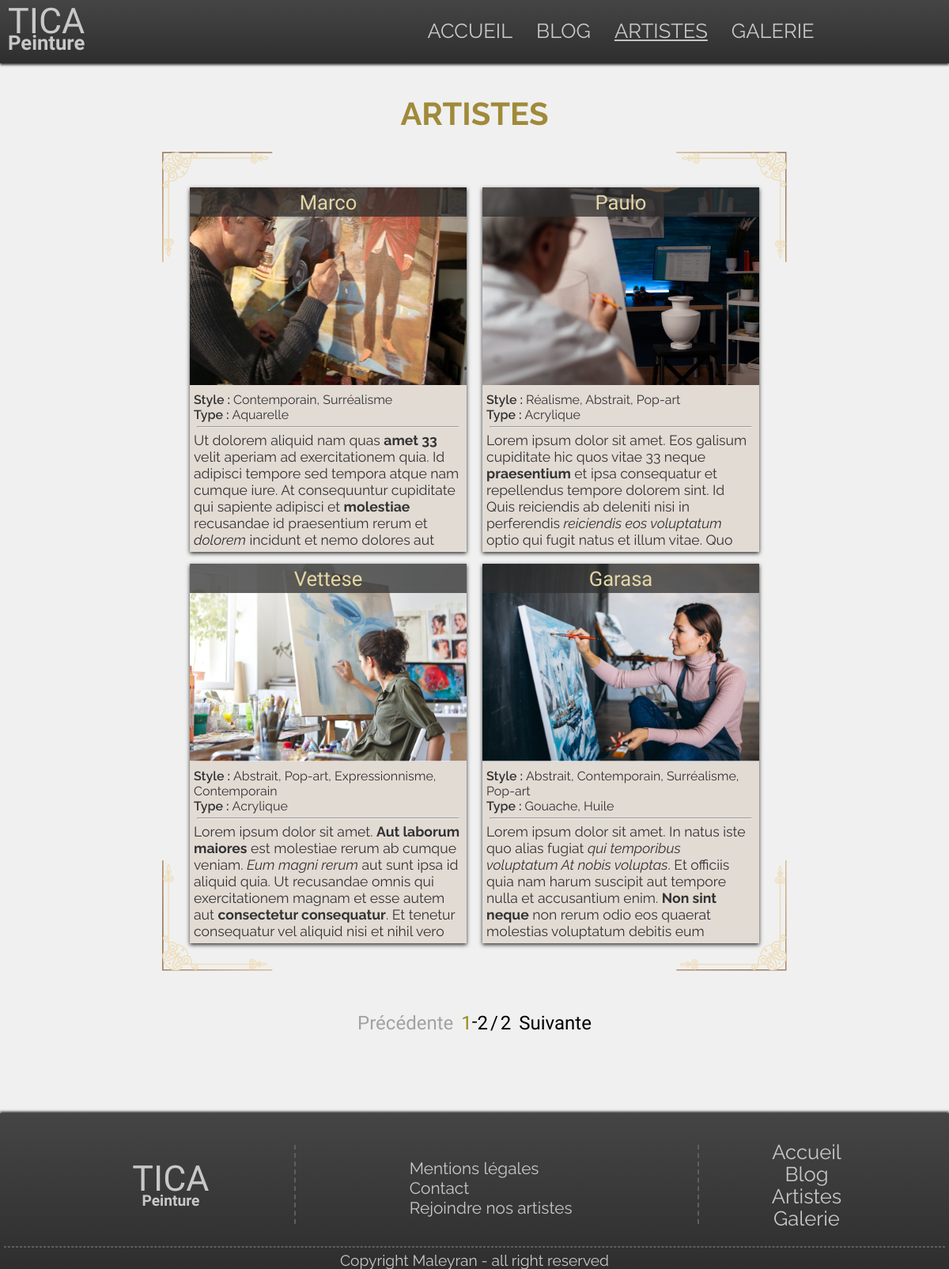
/index.php?action=artistes, run on the app's committed database.
### tables this page shows
CREATE TABLE `painters` (
  `id` int(11) NOT NULL,
  `name` varchar(255) NOT NULL,
  `photo-url` varchar(255) NOT NULL,
  `Content` longtext NOT NULL
);

### app/Controllers/PainterController.php (called while the page is built, shortened)
<?php
class PainterController
{
    function paintersViewFront($currentPage)
    {
        $paintersData = new \Projet\Models\PainterModel();
        $pagination = new \Projet\Helpers\Pagination();
        $parPage = 4;
        $nbTotal = $paintersData->getPaintersTotal();
        $first = $pagination->paginate($parPage, $currentPage);
        $pages = $pagination->nbPagesTotal($nbTotal[0], $parPage);
        $painters = $paintersData->getPaintersInfosFront($first, $parPage);
        $styles = $paintersData->getAllStyles();
        $types = $paintersData->getAllTypes();
        require 'app/Views/Front/artistes.php';
    }
}

### app/Models/PainterModel.php (called while the page is built, shortened)
<?php
class PainterModel extends Manager
{
    public function getPaintersInfosFront($first, $parPage)
    {
        $bdd = $this->dbConnection();
        $data = $bdd->prepare('SELECT id, name,`photo-url`, content FROM painters ORDER BY id DESC LIMIT :premier, :parpage');
        $data->bindValue('premier', $first, PDO::PARAM_INT);
        $data->bindValue('parpage', $parPage, PDO::PARAM_INT);
        $data->execute();
        return $data->fetchAll();
    }
    public function getPaintersTotal()
    {
        $bdd = $this->dbConnection();
        $data = $bdd->query('SELECT COUNT(id) as nbpainters FROM painters');
        return $data->fetch();
    }
    public function getAllStyles()
    {
        $bdd = $this->dbConnection();
        $data = $bdd->query("SELECT GROUP_CONCAT(styles.name SEPARATOR ', ') as namestyle, painters.id FROM painters, styles, painterstyle
                            WHERE styles.id = painterstyle.idstyle AND painters.id = painterstyle.idpainter GROUP BY painters.id");
        return $data->fetchAll();
    }
    public function getAllTypes()
    {
        $bdd = $this->dbConnection();
        $data = $bdd->query("SELECT GROUP_CONCAT(DISTINCT types.name SEPARATOR ', ') as name, painters.id as id FROM types, painters, paints
                            WHERE types.id = paints.PaintsType AND paints.PaintsPainters = painters.id GROUP BY painters.id");
        return $data->fetchAll();
    }
}

### app/Helpers/Pagination.php (called while the page is built, shortened)
<?php
class Pagination {
    public function nbPagesTotal($nbTotal, $parPage)
    {
        return ceil($nbTotal / $parPage);
    }
}

### app/Views/Front/artistes.php (the view, shortened to what this page needs)
<?php
require_once 'app/Views/Front/header.php';
?>
<main class="container pagepadding-top">
    <h1 class="uppercase text-center">artistes</h1>
    <section class="flex-painter">
    <?php foreach($painters as $painter) { ?>
        <article class="card-painter">
            <a href="index.php?action=artiste&id=<?= $painter['id'] ?>">
            <img src="<?= $painter['photo-url'] ?>" alt="<?= $painter['name'] ?>">
            <p class="name-painter"><?= $painter['name'] ?></p>
            <div class="infos-painter">
                <div>
                    <p><span>Style : </span><?php foreach($styles as $style) {
                        if($style['id'] == $painter['id']) {
                        echo $style['namestyle'];
                        }
                    } ?></p>
                    <p><span>Type : </span><?php foreach($types as $type) {
                        if($type['id'] == $painter['id']) {
                        echo $type['name'];
                        }
                    } ?></p>
                </div>
            </div>
            <div class="infos-painter-desc">
                <hr>
                <?= $painter['content'] ?>
            </div>
            </a>
        </article>
    <?php } ?>
        </section>
        <nav>
        <ul class="pagination">
                <li class="page-item">
                <?php if($currentPage == 1) { ?>
                    <a class="page-item-dis">Précédente</a>
                <?php } else { ?>
                    <a href="index.php?action=artistes&page=<?= $currentPage - 1 ?>" class="page-link">Précédente</a>
                    <?php } ?>
                </li>
                <?php for($page = 1; $page <= $pages; $page++): ?>
                <li class="page-item <?= ($currentPage == $page) ? "active_page" : "" ?> numberPage">
                    <a href="index.php?action=artistes&page=<?= $page ?>" class="page-link"><?= $page ?></a>
                </li>
                <?php if($page != $pages) { ?>
                    <span>-</span>
                <?php } ?>
                <?php endfor ?>
                <?php if($pages > 1) { ?>
                <span class="lastpage">/</span>
                <li class="page-item numberPage">
                <a href="index.php?action=artistes&page=<?= $pages ?>" class="page-link"><?=$pages?></a>
                <?php } ?>
                <li class="page-item">
                <?php if($currentPage == $pages) { ?>
                    <a class="page-item-dis">Suivante</a>
                    <?php } else { ?>
                    <a href="index.php?action=artistes&page=<?= $currentPage + 1 ?>" class="page-link">Suivante</a>
                    <?php } ?>
                </li>
            </ul>
        </nav>
</main>
<?php
require_once 'app/Views/Front/footer.php'
?>

### app/Public/Front/css/style.css (style rules this page uses)
* { margin: 0; padding: 0; }
body { font-family: 'Raleway', sans-serif; font-size: 1.4rem; background-color: #F0F0F0; }
.container { max-width: 1200px; margin: 0 auto; }
.pagepadding-top { padding-top: 120px; }
.text-center { text-align: center; }
a { text-decoration: none; color: #c8c8c8; }
h1 { font-size: 2.2rem; color: #a08a3a; }
hr { width: 270px; margin: auto; margin-top: 50px; color: #909090; }
.uppercase { text-transform: uppercase; }
.pagination { font-family: 'Spartan', sans-serif; text-align: center; display: flex; list-style: none; font-size: 1.2rem; justify-content: center; }
.pagination li:first-child { padding-right: 10px; }
.pagination li:last-child { padding-left: 10px; }
.pagination .lastpage { margin: 2px 3px 0; }
.pagination li a { color: black; vertical-align: middle; }
.numberPage { vertical-align: middle; }
.pagination li .page-item-dis { color: rgb(162, 162, 162); }
.pagination .active_page a { color: rgb(151, 139, 32); }
.flex-painter { position: relative; display: flex; flex-wrap: wrap; width: 100%; max-width: 630px; justify-content: center; text-align: center; margin: 70px auto; }
.flex-painter .card-painter { min-width: 50%; padding-bottom: 15px; font-size: 0.9rem; position: relative; z-index: 1000; }
.flex-painter .card-painter img { width: 300px; height: 250px; object-fit: cover; }
.flex-painter .card-painter a { display: inline-block; width: 300px; height: 100%; background-color: #E2DBD4; color: #333333; box-shadow: 0px 2px 5px rgb(48, 48, 48); transition: all 0.5s; }
.flex-painter .name-painter { position: absolute; top: 0; display: flex; width: 300px; justify-content: center; background-color: #2e2e2ebe; color: #E3D6A5; padding: 1% 0; font-family: 'Stylish', sans-serif; font-size: 1.5rem; }
.flex-painter .infos-painter { text-align: left; padding-left: 5px; font-size: 0.8rem; margin-top: 5px; }
.flex-painter .infos-painter span { font-weight: 600; }
.card-painter .infos-painter-desc { overflow: hidden; height: 148px; }
.flex-painter .infos-painter-desc p { text-align: left; padding: 5px; }
.flex-painter .card-painter .infos-painter-desc hr { width: 260px; margin-top: 5px; color: #E3D6A5; }
::placeholder { color: #858585; }
@media screen and (min-width: 400px) { hr { width: 400px; } }
@media screen and (min-width: 720px) { h1 { font-size: 2.5rem; } }
@media screen and (min-width: 720px) { .pagination { font-size: 1.5rem; } }
@media screen and (min-width: 900px) { .flex-painter { max-width: 740px; } }
@media screen and (min-width: 900px) { .flex-painter .name-painter { width: 350px; font-size: 1.6rem; } }
@media screen and (min-width: 900px) { .flex-painter .card-painter { min-width: 50%; padding-bottom: 15px; font-size: 1.1rem; position: relative; } }
@media screen and (min-width: 900px) { .flex-painter .card-painter img { width: 350px; height: 250px; object-fit: cover; } }
@media screen and (min-width: 900px) { .flex-painter .card-painter a { display: inline-block; width: 350px; height: 100%; background-color: #E2DBD4; color: #333333; box-shadow: 0px 2px 5px rgb(48, 48, 48); } }
@media screen and (min-width: 900px) { .flex-painter .card-painter .infos-painter-desc { height: 160px;; } }
@media screen and (min-width: 900px) { .flex-painter .card-painter .infos-painter-desc hr { width: 330px; } }
@media screen and (min-width: 900px) { .flex-painter .infos-painter { text-align: left; padding-left: 5px; font-size: 1rem; margin-top: 5px; } }

### data on the page
painters: value (picture), name "Marco", namestyle "Contemporain, Surréalisme", name "Aquarelle", Content "Ut dolorem aliquid nam quas amet 33 velit aperiam ad exercitationem quia. Id adipisci tempore sed tempora atque nam cumque iure. At consequuntur cupiditate qui sapiente adipisci et molestiae recusandae id praesentium rerum et dolorem incidunt et nemo dolores aut…"
painters: value (picture), name "Paulo", namestyle "Réalisme, Abstrait, Pop-art", name "Acrylique", Content "Lorem ipsum dolor sit amet. Eos galisum cupiditate hic quos vitae 33 neque praesentium et ipsa consequatur et repellendus tempore dolorem sint. Id Quis reiciendis ab deleniti nisi in perferendis reiciendis eos voluptatum optio qui fugit natus et illum vitae. Quo…"
painters: value (picture), name "Vettese", namestyle "Abstrait, Pop-art, Expressionnisme, Contemporain", name "Acrylique", Content "Lorem ipsum dolor sit amet. Aut laborum maiores est molestiae rerum ab cumque veniam. Eum magni rerum aut sunt ipsa id aliquid quia. Ut recusandae omnis qui exercitationem magnam et esse autem aut consectetur consequatur . Et tenetur consequatur vel aliquid nisi et nihil vero…"
painters: value (picture), name "Garasa", namestyle "Abstrait, Contemporain, Surréalisme, Pop-art", name "Gouache, Huile", Content "Lorem ipsum dolor sit amet. In natus iste quo alias fugiat qui temporibus voluptatum At nobis voluptas . Et officiis quia nam harum suscipit aut tempore nulla et accusantium enim. Non sint neque non rerum odio eos quaerat molestias voluptatum debitis eum…"

### other printed values
$pages "2"
